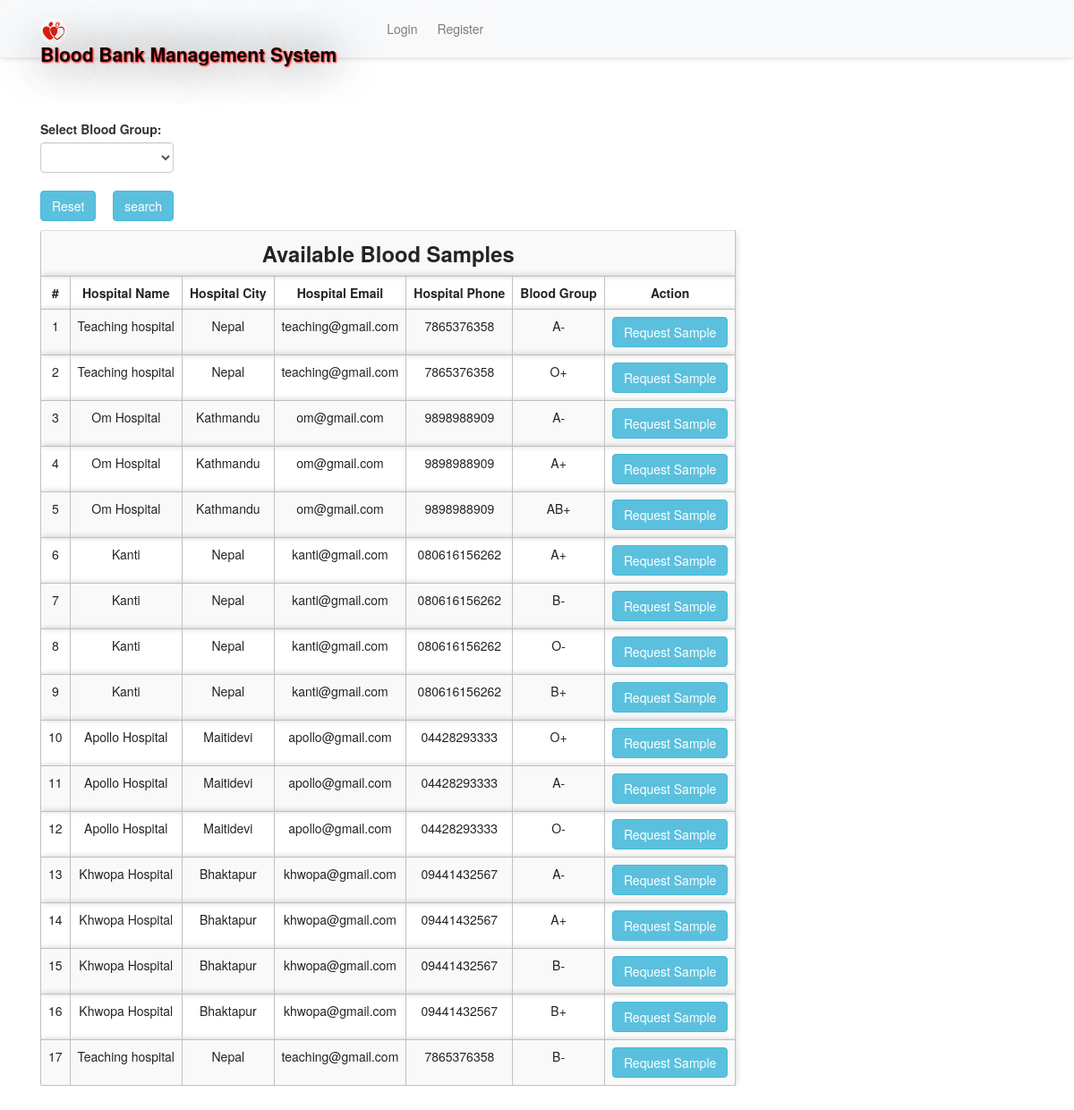
The app's page /abs.php with its own data.
### tables this page shows
CREATE TABLE `bloodinfo` (
  `bid` int(11) NOT NULL,
  `hid` int(11) NOT NULL,
  `bg` varchar(10) NOT NULL
);

CREATE TABLE `hospitals` (
  `id` int(11) NOT NULL,
  `hname` varchar(100) NOT NULL,
  `hemail` varchar(100) NOT NULL,
  `hpassword` varchar(100) NOT NULL,
  `hphone` varchar(100) NOT NULL,
  `hcity` varchar(100) NOT NULL
);

### message.php (called while the page is built, shortened)
<?php $counter=0; if(isset($_GET['msg'])) { ?>
	<div class="col-5 alert alert alert-success alert-dismissible fade show card" id="message">
		<button type="button" class="close" data-dismiss="alert" title="close">&times;</button><?php echo $_GET['msg'];?>
	</div>
<?php }?>

### abs.php (the view, shortened to what this page needs)
<?php
require 'file/connection.php';
if(isset($_GET['search'])){
    $searchKey = $_GET['search'];
    $sql = "select bloodinfo.*, hospitals.* from bloodinfo, hospitals where bloodinfo.hid=hospitals.id && bg='$searchKey'";
}else{
    $sql = "select bloodinfo.*, hospitals.* from bloodinfo, hospitals where bloodinfo.hid=hospitals.id";
}
$result = mysqli_query ($conn, $sql);
?>
<!DOCTYPE html>
<html>
<?php require 'head.php'; ?>
<body>
    <?php require 'header.php'; ?>
    <div class="container cont">
        <?php require 'message.php'; ?>
        <div class="row col-lg-8 col-md-8 col-sm-12 mb-3">
            <form method="get" action="" style="margin-top:-20px; ">
            <label class="font-weight-bolder">Select Blood Group:</label>
               <select name="search" class="form-control">
               <option><?php echo @$_GET['search']; ?></option>
               <option value="A+">A+</option>
               </select><br>
               <a href="abs.php" class="btn btn-info mr-4"> Reset</a>
               <input type="submit" name="submit" class="btn btn-info" value="search">
           </form>
        </div>
        <table class="table table-responsive table-striped rounded mb-5">
            <tr><th colspan="7" class="title">Available Blood Samples</th></tr>
            <tr>
                <th>#</th>
                <th>Hospital Name</th>
                <th>Hospital City</th>
                <th>Hospital Email</th>
                <th>Hospital Phone</th>
                <th>Blood Group</th>
                <th>Action</th>
            </tr>
        <?php while($row = mysqli_fetch_array($result)) { ?>
            <tr>
                <td><?php echo ++$counter;?></td>
                <td><?php echo $row['hname'];?></td>
                <td><?php echo ($row['hcity']); ?></td>
                <td><?php echo ($row['hemail']); ?></td>
                <td><?php echo ($row['hphone']); ?></td>
                <td><?php echo ($row['bg']); ?></td>
                <form action="file/request.php" method="post">
                <?php if (isset($_SESSION['hid'])) { ?>
                <td><a href="javascript:void(0);" class="btn btn-info hospital">Request Sample</a></td>
                <?php } else {(isset($_SESSION['rid']))  ?>
                <td><input type="submit" name="request" class="btn btn-info" value="Request Sample"></td>
                <?php } ?>
                </form>
            </tr>
        <?php } ?>
        </table>
    </div>
    <?php require 'footer.php' ?>
</body>

### head.php (shortened to what this page needs)
<head>
    <link rel="stylesheet" href="https://maxcdn.bootstrapcdn.com/bootstrap/4.5.0/css/bootstrap.min.css">
    <link rel="stylesheet" type="text/css" href="../library/css/bootstrap.min.css"/>
    <link href="css/style.css" rel="stylesheet"/>
</head>

### header.php (shortened to what this page needs)
<nav class="navbar navbar-expand-sm navbar-light bg-light sticky-top">
    <div class="container">
        <a class="navbar-brand" href="index.php"><img src="image/favicon.jpg" width="30" height="30" class="rounded-circle">Blood Bank Management System</a>
          <div class="collapse navbar-collapse" id="collapsibleNavbar">
        <?php if (isset($_SESSION['hid'])) { ?>
        <?php } elseif (isset($_SESSION['rid'])) { ?>
        <?php }  else { ?>
                    <ul class="navbar-nav ml-auto">
            <li class="nav-item">
                <a class="nav-link btn btn-light" href="login.php">Login</a>
            </li>
            <li class="nav-item">
                <a class="nav-link btn btn-light" href="register.php">Register</a>
            </li>
        </ul>
        <?php } ?>
       </div>
    </div>
</nav>

### footer.php (shortened to what this page needs)
<!DOCTYPE html>
<html>
<head>
</head>
<body>
</body>
</html>

### css/style.css (style rules this page uses)
.cont { padding-top: 40px; text-align: justify; font-size: 1em; }
.card ,nav, .footer,tr,video { border-radius: 3px; transition: all 200ms ease-out; box-shadow: 0px 0px 7px rgba(0, 0, 0, 0.2); }
tr,th,td { border:0.1px solid silver; text-align: center; }
.nav-item { margin-left: 10px; }
.navbar-brand { text-shadow: 1px 1px 2px red, 0 0 50px black, 0 0 5px white; font-weight: bold; font-size: 1.5em; }
.title { font-weight: bold; font-size: 1.7em; text-transform: capitalize; text-align: center; }
.rounded-circle { margin-top: -2.5px; }
form { padding-top: 20px; }
a:link { text-decoration: none; }

### abs.php (style rules this page uses)
body { background-size: cover; min-height: 0; height: 900px; }

### records on screen
bloodinfo: hid.hname "Teaching hospital", hid.hcity "Nepal", hid.hemail "teaching@gmail.com", hid.hphone "7865376358", bg "A-"
bloodinfo: hid.hname "Teaching hospital", hid.hcity "Nepal", hid.hemail "teaching@gmail.com", hid.hphone "7865376358", bg "O+"
bloodinfo: hid.hname "Om Hospital", hid.hcity "Kathmandu", hid.hemail "om@gmail.com", hid.hphone "9898988909", bg "A-"
bloodinfo: hid.hname "Om Hospital", hid.hcity "Kathmandu", hid.hemail "om@gmail.com", hid.hphone "9898988909", bg "A+"
bloodinfo: hid.hname "Om Hospital", hid.hcity "Kathmandu", hid.hemail "om@gmail.com", hid.hphone "9898988909", bg "AB+"
bloodinfo: hid.hname "Kanti", hid.hcity "Nepal", hid.hemail "kanti@gmail.com", hid.hphone "080616156262", bg "A+"
bloodinfo: hid.hname "Kanti", hid.hcity "Nepal", hid.hemail "kanti@gmail.com", hid.hphone "080616156262", bg "B-"
bloodinfo: hid.hname "Kanti", hid.hcity "Nepal", hid.hemail "kanti@gmail.com", hid.hphone "080616156262", bg "O-"
bloodinfo: hid.hname "Kanti", hid.hcity "Nepal", hid.hemail "kanti@gmail.com", hid.hphone "080616156262", bg "B+"
bloodinfo: hid.hname "Apollo Hospital", hid.hcity "Maitidevi", hid.hemail "apollo@gmail.com", hid.hphone "04428293333", bg "O+"
bloodinfo: hid.hname "Apollo Hospital", hid.hcity "Maitidevi", hid.hemail "apollo@gmail.com", hid.hphone "04428293333", bg "A-"
bloodinfo: hid.hname "Apollo Hospital", hid.hcity "Maitidevi", hid.hemail "apollo@gmail.com", hid.hphone "04428293333", bg "O-"
bloodinfo: hid.hname "Khwopa Hospital", hid.hcity "Bhaktapur", hid.hemail "khwopa@gmail.com", hid.hphone "09441432567", bg "A-"
bloodinfo: hid.hname "Khwopa Hospital", hid.hcity "Bhaktapur", hid.hemail "khwopa@gmail.com", hid.hphone "09441432567", bg "A+"
bloodinfo: hid.hname "Khwopa Hospital", hid.hcity "Bhaktapur", hid.hemail "khwopa@gmail.com", hid.hphone "09441432567", bg "B-"
bloodinfo: hid.hname "Khwopa Hospital", hid.hcity "Bhaktapur", hid.hemail "khwopa@gmail.com", hid.hphone "09441432567", bg "B+"
bloodinfo: hid.hname "Teaching hospital", hid.hcity "Nepal", hid.hemail "teaching@gmail.com", hid.hphone "7865376358", bg "B-"
